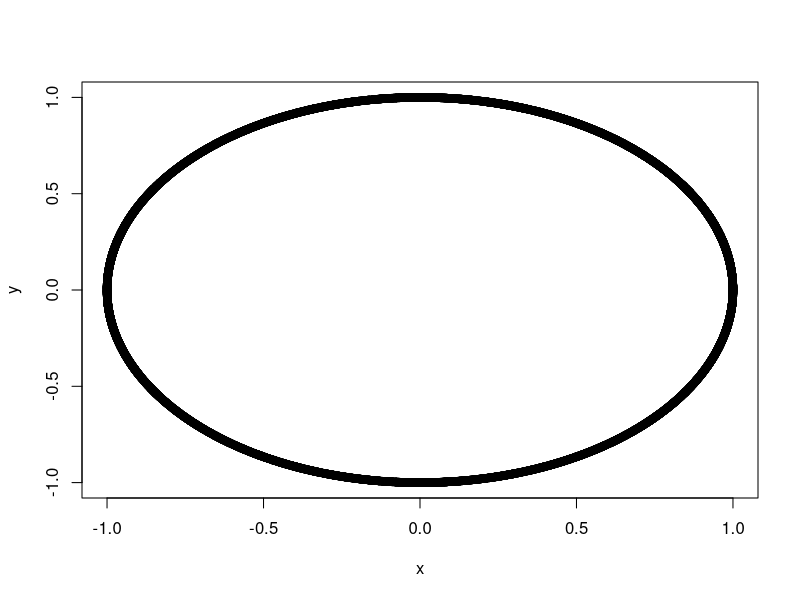
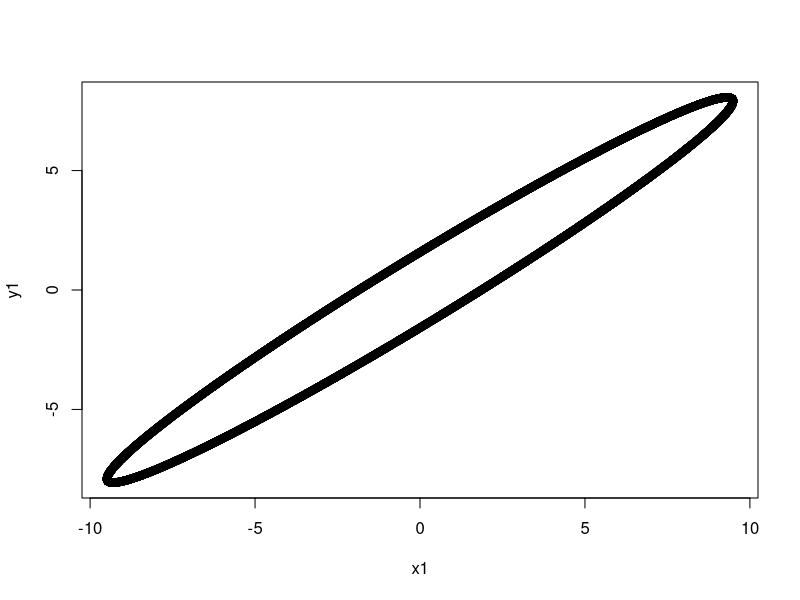

Here is the R script that generated these plots, in order:
sigma = matrix(c(1,0,0,0,2,0,0,0,3),3,3)

solve(sigma)  ## inverse of diagonal

matrix = matrix(c(3,4,1,10,2,1,3,4,3),3,3)

norm(matrix,'2')
ortho = t(matrix(c(2/3,-2/3,1/3,1/3,2/3,2/3,2/3,1/3,-2/3),3,3))

abs(norm(matrix %*% ortho,'2') - norm(matrix,'2')) < 10^-10

abs(norm(matrix %*% ortho,'F') - norm(matrix,'F')) < 10^-10

#### Unit circle generation

circle = c()
angle = runif(10000,0,2*pi)
x = sin(angle)
y = cos(angle)

plot(x,y)  ## circle

transform = matrix(c(3,4,9,7),2,2)

append_mat = rbind(x,y)

final = transform %*% append_mat

x1 = final[1,]; y1 = final[2,]

plot(x1,y1)

new_norm = c()

for (i in 1:ncol(final)){
  new_norm = append(new_norm,norm(final[,i],'2'))
}

max(new_norm)  ## max singular

min(new_norm)  ## min singular

mean(new_norm)

svd_transform = svd(transform)

svd_transform$d  ## same as max and min

frob_norm = norm(transform,'F')  ## more than mean norm of new matrix

spectral_norm = norm(transform,'2')  ## same as first singular value



